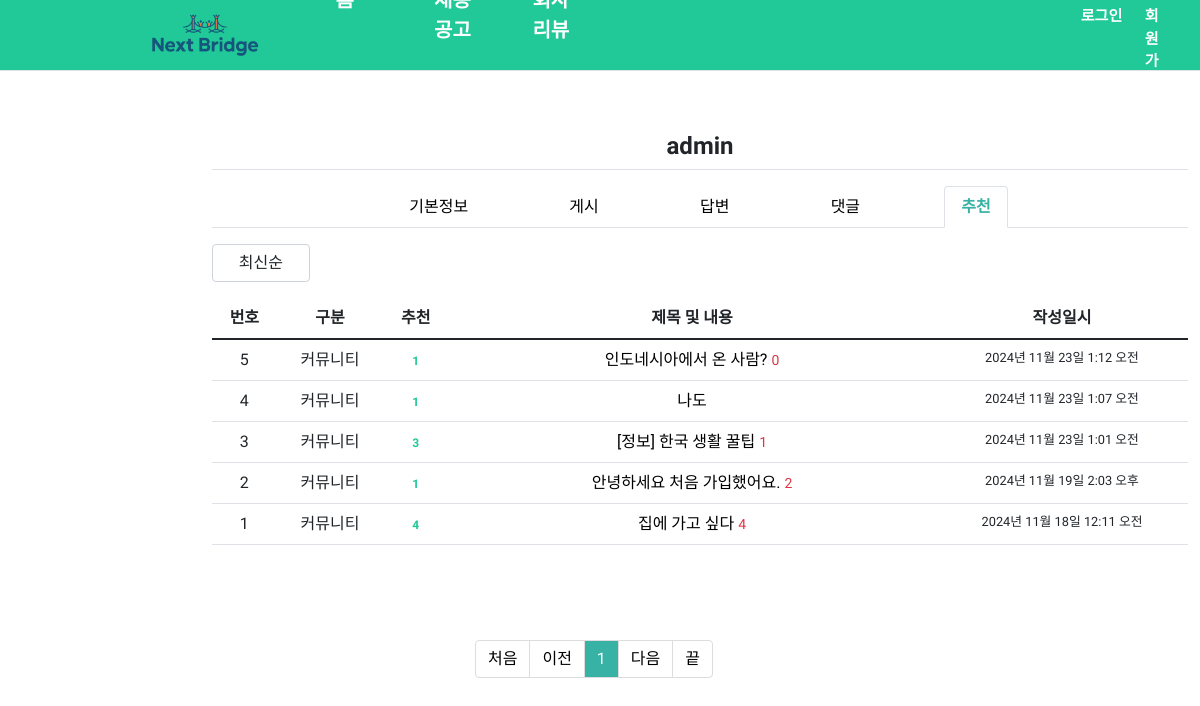
The page /common/profile/vote/1/ on the database its author committed.
### home/models.py (models this page shows, shortened)
class Question(models.Model):
    author = models.ForeignKey(User, on_delete=models.CASCADE, related_name='author_question')   # 글쓴이
    subject = models.CharField(max_length=200)                                                   # 제목
    content = models.TextField()                                                                 # 내용
    create_date = models.DateTimeField()                                                         # 등록 일시
    modify_date = models.DateTimeField(null=True, blank=True)                                    # 수정 일시
    voter = models.ManyToManyField(User, related_name='voter_question')                          # 추천인 추가
    category = models.ForeignKey(Category, on_delete=models.CASCADE, related_name='category_question') # 카테고리
    def get_absolute_url(self):
        return reverse('home:detail', args=[self.id])

class Category(models.Model):
    name = models.CharField(max_length=20, unique=True)
    description = models.CharField(max_length=200, null=True, blank=True)
    has_answer = models.BooleanField(default=True) # 답변가능 여부
    def __str__(self):
        return self.description if self.description else self.name  # description이 없으면 name 반환

class Answer(models.Model):
    author = models.ForeignKey(User, on_delete=models.CASCADE, related_name='author_answer')     # 글쓴이
    question = models.ForeignKey(Question, on_delete=models.CASCADE)                             # 해당 질문
    content = models.TextField()                                                                 # 내용
    create_date = models.DateTimeField()                                                         # 등록 일시
    modify_date = models.DateTimeField(null=True, blank=True)                                    # 수정 일시
    voter = models.ManyToManyField(User, related_name='voter_answer')                            # 추천인 추가
    @staticmethod
    def order_by_so(answer_list, so):
        if so == 'recommend':
            answer_list = answer_list.annotate(num_voter=Count('voter')).order_by('-num_voter', '-create_date')
        else:  # so == 'recent':
            answer_list = answer_list.order_by('-create_date')
        return answer_list
    def get_page(self, so='recommend'):
        answer_list = Answer.order_by_so(self.question.answer_set.all(), so)
        index = 0
        for _answer in answer_list:
            index += 1
            if self == _answer:
                break
        return (index - 1) // 5 + 1
    def get_absolute_url(self):
        return reverse('home:detail', args=[self.question.id]) + f'?page={self.get_page()}#answer_{self.id}'

### common/views/profile_views.py (the view)
# urls.py: path('profile/vote/<int:user_id>/', profile_views.ProfileVoteListView.as_view(), name='profile_vote'),
class ProfileVoteListView(ProfileObjectListView):
    template_name = 'common/profile/profile_vote.html'
    profile_type = 'vote'
    def get_queryset(self):
        self.profile_user = get_object_or_404(User, pk=self.kwargs['user_id'])
        question_list = self.profile_user.voter_question.all()
        answer_list = self.profile_user.voter_answer.annotate(category=F('question__category__description'))
        combined_list = chain(question_list, answer_list)
        so = self.request.GET.get('so', 'recent')
        if so == 'recommend':
            sorted_list = sorted(
                combined_list,
                key=lambda obj: getattr(obj, 'voter_count', 0),
                reverse=True,
            )
        else:
            sorted_list = sorted(
                combined_list,
                key=lambda obj: obj.create_date,
                reverse=True,
            )
        return sorted_list
    def get_context_data(self, **kwargs):
        context = ListView.get_context_data(self, **kwargs)
        context.update({
            'profile_user': self.profile_user,
            'profile_type': self.profile_type,
            'so': self.request.GET.get('so', 'recent')
        })
        return context

### home/templatetags/home_filter.py (called while the page is built)
@register.filter
def sub(value, arg):
    return value - arg

### templates/common/profile/profile_vote.html (shortened to what this page needs)
{% extends "base.html" %}
{% load home_filter %}
{% block content %}
<div class="line">
    <h4 class="border-bottom pb-2 my-3">{{ profile_user.username }}</h4>
    {% include "common/profile/profile_tabs.html" %}
    <select class="form-control so my-3">
        <option value="recent" {% if so == 'recent' %}selected{% endif %}>최신순</option>
    </select>
    <table class="table">
        <thead>
            <tr class="text-center thead-dark">
                <th>번호</th>
                <th>구분</th>
                <th>추천</th>
                <th style="width:50%">제목 및 내용</th>
                <th>작성일시</th>
            </tr>
        </thead>
        <tbody>
        {% if page_obj %}
        {% for object in page_obj %}
        <tr class="text-center">
            <td>
                {{ page_obj.paginator.count|sub:page_obj.start_index|sub:forloop.counter0|add:1 }}
            </td>
            <td>{{ object.category }}</td>
            <td>
                {% if object.voter.count > 0 %}
                    <span class="badge badge-warning px-2 py-1" style="color:#20c997;">{{ object.voter.count }}</span>
                {% else %}
                    <span class="badge badge-light px-2 py-1" style="color:#ccc;">0</span>
                {% endif %}
            </td>
            <td class="text-left">
                {% if object.subject %}
                    <a href="{{ object.get_absolute_url }}">{{ object.subject }}</a>
                    <span class="text-danger small ml-2">{{ object.answer_set.count }}</span>
                {% else %}
                    <a href="{{ object.get_absolute_url }}">{{ object.content }}</a>
                {% endif %}
            </td>
            <td>{{ object.create_date }}</td>
        </tr>
        {% endfor %}
        {% else %}
        <tr style="border-bottom: 2px solid #dee2e6; width: 500px;">
            <td colspan="3">추천한 질문과 답변이 없습니다.</td>
        </tr>
        {% endif %}
        </tbody>
    </table>
</div>
<ul class="pagination justify-content-center">
    {% if page_obj.has_previous %}
        <li class="page-item">
            <a class="page-link" data-page="1" href="#">처음</a>
        </li>
       <li class="page-item">
            <a class="page-link" data-page="{{ page_obj.previous_page_number }}" href="#">이전</a>
        </li>
    {% else %}
        <li class="page-item disabled">
            <a class="page-link" tabindex="-1" aria-disabled="true" href="#">처음</a>
        </li>
        <li class="page-item disabled">
            <a class="page-link" tabindex="-1" aria-disabled="true" href="#">이전</a>
        </li>
    {% endif %}
    {% for page_number in page_obj.paginator.page_range %}
        {% if page_number >= page_obj.number|add:-4 and page_number <= page_obj.number|add:4 %}
            {% if page_number == page_obj.number %}
            <li class="page-item active" aria-current="page">
                <a class="page-link" data-page="{{ page_number }}" href="#">{{ page_number }}</a>
            </li>
            {% else %}
            <li class="page-item">
                <a class="page-link" data-page="{{ page_number }}" href="#">{{ page_number }}</a>
            </li>
            {% endif %}
        {% endif %}
    {% endfor %}
    {% if page_obj.has_next %}
        <li class="page-item">
             <a class="page-link" data-page="{{ page_obj.next_page_number }}" href="#">다음</a>
        </li>
        <li class="page-item">
             <a class="page-link" data-page="{{ page_obj.paginator.num_pages }}" href="#">끝</a>
        </li>
    {% else %}
        <li class="page-item disabled">
            <a class="page-link" tabindex="-1" aria-disabled="true" href="#">다음</a>
        </li>
        <li class="page-item disabled">
            <a class="page-link" tabindex="-1" aria-disabled="true" href="#">끝</a>
        </li>
    {% endif %}
</ul>
{% endblock %}

### static/style.css (style rules this page uses)
body { font-family: "Gowun Dodum", serif; font-weight: 400; font-style: normal; }
.pagination.justify-content-center { margin:1.5em 0; }
.pagination .page-item .page-link { color: black; background-color: white; border: 1px solid #ddd; }
.pagination .page-item.active .page-link { background-color: #38B2A5; color: white; }
.line { width: 1000px; height : 500px; min-height: 50vh; margin : 100px 0 0 170px; }
.form-control.so.my-3 { text-align: center; float:left; width:10%; }
body > div > div > div.line > table > tbody > tr> td.text-left > a { text-decoration: none; color:black; }
body > div > div > div.line > table > tbody > tr > td:nth-child(5) { font-size:0.8em; }
.border-bottom.pb-2.my-3 { text-align: center; font-weight:bold; }

### rows shown on the page
Question: paginator.count|sub "5", category "커뮤니티", voter.count "1", subject "인도네시아에서 온 사람?", answer_set.count "0", create_date "2024년 11월 23일 1:12 오전"
Answer: paginator.count|sub "4", category "커뮤니티", voter.count "1", content "나도", create_date "2024년 11월 23일 1:07 오전"
Question: paginator.count|sub "3", category "커뮤니티", voter.count "3", subject "[정보] 한국 생활 꿀팁", answer_set.count "1", create_date "2024년 11월 23일 1:01 오전"
Question: paginator.count|sub "2", category "커뮤니티", voter.count "1", subject "안녕하세요 처음 가입했어요.", answer_set.count "2", create_date "2024년 11월 19일 2:03 오후"
Question: paginator.count|sub "1", category "커뮤니티", voter.count "4", subject "집에 가고 싶다", answer_set.count "4", create_date "2024년 11월 18일 12:11 오전"

### other values the page prints
{{ profile_user.username }} "admin"
{{ page_number }} "1"
